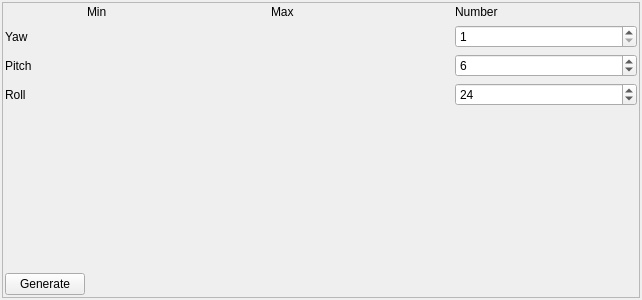
<?xml version="1.0" encoding="UTF-8"?>
<ui version="4.0">
 <class>RotationPlanGenerator</class>
 <widget class="QWidget" name="RotationPlanGenerator">
  <property name="geometry">
   <rect>
    <x>0</x>
    <y>0</y>
    <width>642</width>
    <height>300</height>
   </rect>
  </property>
  <property name="windowTitle">
   <string>Form</string>
  </property>
  <layout class="QGridLayout" name="gridLayout">
   <property name="leftMargin">
    <number>2</number>
   </property>
   <property name="topMargin">
    <number>2</number>
   </property>
   <property name="rightMargin">
    <number>2</number>
   </property>
   <property name="bottomMargin">
    <number>2</number>
   </property>
   <property name="spacing">
    <number>2</number>
   </property>
   <item row="0" column="0">
    <widget class="QFrame" name="frame_2">
     <property name="frameShape">
      <enum>QFrame::StyledPanel</enum>
     </property>
     <property name="frameShadow">
      <enum>QFrame::Raised</enum>
     </property>
     <layout class="QGridLayout" name="gridLayout_2">
      <property name="leftMargin">
       <number>2</number>
      </property>
      <property name="topMargin">
       <number>2</number>
      </property>
      <property name="rightMargin">
       <number>2</number>
      </property>
      <property name="bottomMargin">
       <number>2</number>
      </property>
      <property name="horizontalSpacing">
       <number>2</number>
      </property>
      <item row="2" column="0">
       <widget class="QLabel" name="label_9">
        <property name="sizePolicy">
         <sizepolicy hsizetype="Fixed" vsizetype="Preferred">
          <horstretch>0</horstretch>
          <verstretch>0</verstretch>
         </sizepolicy>
        </property>
        <property name="text">
         <string>Pitch</string>
        </property>
       </widget>
      </item>
      <item row="7" column="0">
       <spacer name="verticalSpacer">
        <property name="orientation">
         <enum>Qt::Vertical</enum>
        </property>
        <property name="sizeHint" stdset="0">
         <size>
          <width>20</width>
          <height>40</height>
         </size>
        </property>
       </spacer>
      </item>
      <item row="8" column="0">
       <widget class="QPushButton" name="generatePushButton">
        <property name="text">
         <string>Generate</string>
        </property>
        <property name="icon">
         <iconset resource="../../resources/main.qrc">
          <normaloff>:/new/prefix1/lightning.png</normaloff>:/new/prefix1/lightning.png</iconset>
        </property>
        <property name="iconSize">
         <size>
          <width>24</width>
          <height>24</height>
         </size>
        </property>
       </widget>
      </item>
      <item row="1" column="4">
       <widget class="QSpinBox" name="stepYawSpinBox">
        <property name="minimum">
         <number>1</number>
        </property>
        <property name="maximum">
         <number>360</number>
        </property>
        <property name="value">
         <number>1</number>
        </property>
       </widget>
      </item>
      <item row="1" column="0">
       <widget class="QLabel" name="label_8">
        <property name="sizePolicy">
         <sizepolicy hsizetype="Fixed" vsizetype="Preferred">
          <horstretch>0</horstretch>
          <verstretch>0</verstretch>
         </sizepolicy>
        </property>
        <property name="text">
         <string>Yaw</string>
        </property>
       </widget>
      </item>
      <item row="0" column="3">
       <widget class="QLabel" name="label_2">
        <property name="text">
         <string>Max</string>
        </property>
       </widget>
      </item>
      <item row="2" column="3">
       <widget class="AngleEditBox" name="widgetPitchMax" native="true">
        <property name="sizePolicy">
         <sizepolicy hsizetype="Minimum" vsizetype="Preferred">
          <horstretch>0</horstretch>
          <verstretch>0</verstretch>
         </sizepolicy>
        </property>
       </widget>
      </item>
      <item row="2" column="4">
       <widget class="QSpinBox" name="stepPitchSpinBox">
        <property name="minimum">
         <number>1</number>
        </property>
        <property name="maximum">
         <number>180</number>
        </property>
        <property name="value">
         <number>6</number>
        </property>
       </widget>
      </item>
      <item row="2" column="2">
       <widget class="AngleEditBox" name="widgetPitchMin" native="true">
        <property name="sizePolicy">
         <sizepolicy hsizetype="Minimum" vsizetype="Preferred">
          <horstretch>0</horstretch>
          <verstretch>0</verstretch>
         </sizepolicy>
        </property>
       </widget>
      </item>
      <item row="1" column="2">
       <widget class="AngleEditBox" name="widgetYawMin" native="true">
        <property name="sizePolicy">
         <sizepolicy hsizetype="Minimum" vsizetype="Preferred">
          <horstretch>0</horstretch>
          <verstretch>0</verstretch>
         </sizepolicy>
        </property>
       </widget>
      </item>
      <item row="1" column="3">
       <widget class="AngleEditBox" name="widgetYawMax" native="true">
        <property name="sizePolicy">
         <sizepolicy hsizetype="Minimum" vsizetype="Preferred">
          <horstretch>0</horstretch>
          <verstretch>0</verstretch>
         </sizepolicy>
        </property>
       </widget>
      </item>
      <item row="0" column="2">
       <widget class="QLabel" name="label">
        <property name="text">
         <string>Min</string>
        </property>
       </widget>
      </item>
      <item row="3" column="0">
       <widget class="QLabel" name="label_10">
        <property name="sizePolicy">
         <sizepolicy hsizetype="Fixed" vsizetype="Preferred">
          <horstretch>0</horstretch>
          <verstretch>0</verstretch>
         </sizepolicy>
        </property>
        <property name="text">
         <string>Roll</string>
        </property>
       </widget>
      </item>
      <item row="3" column="2">
       <widget class="AngleEditBox" name="widgetRollMin" native="true">
        <property name="sizePolicy">
         <sizepolicy hsizetype="Minimum" vsizetype="Preferred">
          <horstretch>0</horstretch>
          <verstretch>0</verstretch>
         </sizepolicy>
        </property>
       </widget>
      </item>
      <item row="3" column="3">
       <widget class="AngleEditBox" name="widgetRollMax" native="true">
        <property name="sizePolicy">
         <sizepolicy hsizetype="Minimum" vsizetype="Preferred">
          <horstretch>0</horstretch>
          <verstretch>0</verstretch>
         </sizepolicy>
        </property>
       </widget>
      </item>
      <item row="3" column="4">
       <widget class="QSpinBox" name="stepRollSpinBox">
        <property name="minimum">
         <number>1</number>
        </property>
        <property name="maximum">
         <number>360</number>
        </property>
        <property name="value">
         <number>24</number>
        </property>
       </widget>
      </item>
      <item row="0" column="4">
       <widget class="QLabel" name="label_3">
        <property name="text">
         <string>Number</string>
        </property>
       </widget>
      </item>
     </layout>
    </widget>
   </item>
  </layout>
 </widget>
 <customwidgets>
  <customwidget>
   <class>AngleEditBox</class>
   <extends>QWidget</extends>
   <header>angleEditBox.h</header>
   <container>1</container>
  </customwidget>
 </customwidgets>
 <resources>
  <include location="../../resources/main.qrc"/>
 </resources>
 <connections/>
</ui>
